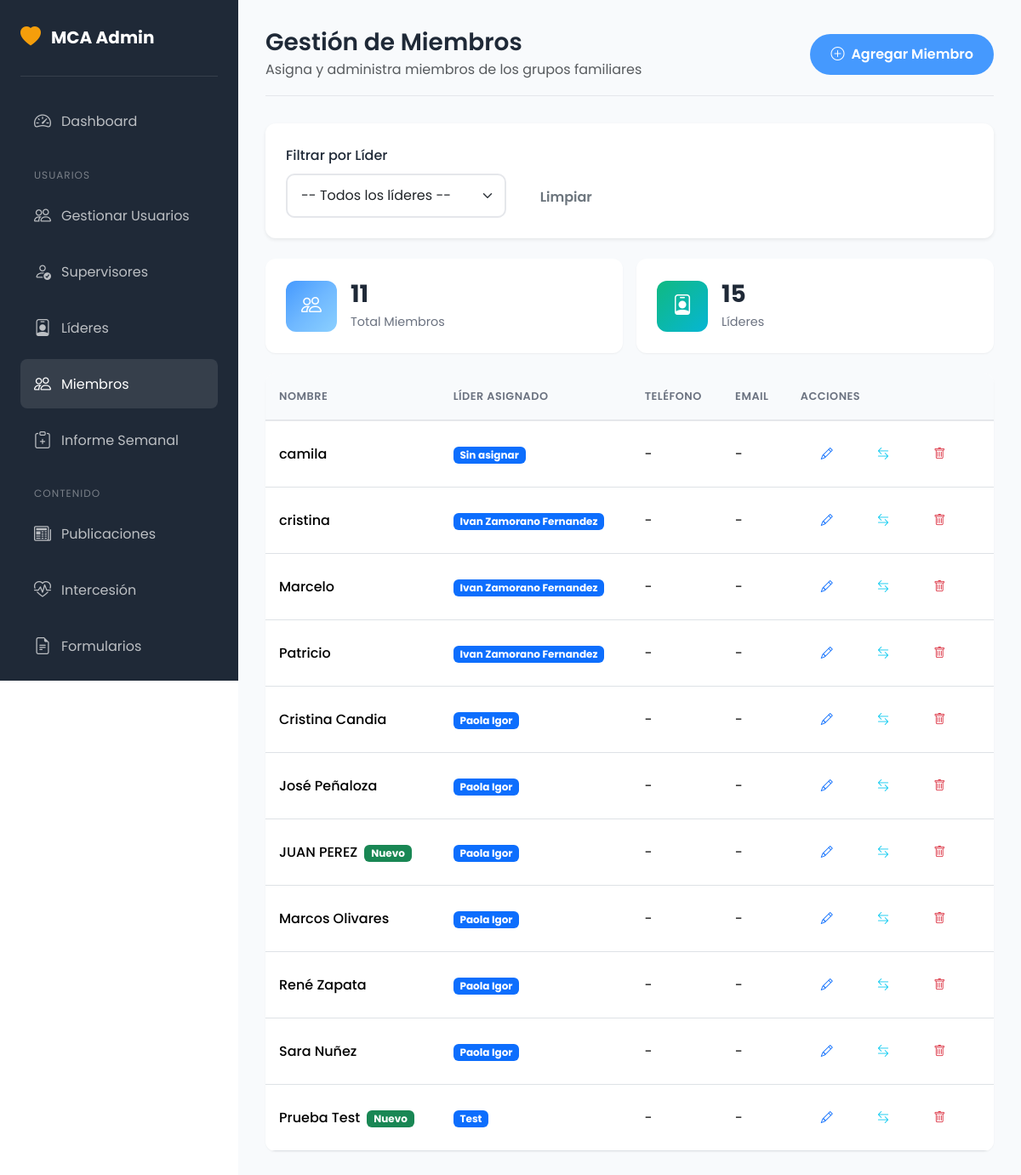
/MCA/admin/miembros.php (signed in), run on the app's committed database.
### tables this page shows
CREATE TABLE `miembros` (
  `id` int(11) NOT NULL,
  `lider_id` int(11) DEFAULT NULL,
  `nombre` varchar(100) NOT NULL,
  `telefono` varchar(20) DEFAULT NULL,
  `email` varchar(100) DEFAULT NULL,
  `direccion` text DEFAULT NULL,
  `fecha_nacimiento` date DEFAULT NULL,
  `notas` text DEFAULT NULL,
  `is_active` tinyint(1) NOT NULL DEFAULT 1,
  `created_at` timestamp NOT NULL DEFAULT current_timestamp(),
  `es_consolidacion` tinyint(1) DEFAULT 0,
  `esta_bautizado` tinyint(1) DEFAULT 0,
  `is_new` tinyint(1) NOT NULL DEFAULT 0
);

CREATE TABLE `users` (
  `id` int(11) NOT NULL,
  `username` varchar(50) NOT NULL,
  `email` varchar(100) NOT NULL,
  `password` varchar(255) NOT NULL,
  `full_name` varchar(100) NOT NULL,
  `phone` varchar(20) DEFAULT NULL,
  `role` enum('admin','supervisor','lider','consolidador','admin_jovenes','admin_mujeres','admin_varones','admin_juveniles','admin_niños','admin_intercesion','user') NOT NULL DEFAULT 'user',
  `is_active` tinyint(1) NOT NULL DEFAULT 1,
  `created_at` timestamp NOT NULL DEFAULT current_timestamp(),
  `updated_at` timestamp NOT NULL DEFAULT current_timestamp() ON UPDATE current_timestamp()
);

### MCA/includes/functions.php (called while the page is built, shortened)
<?php
function sanitize($input) {
    return htmlspecialchars(trim($input), ENT_QUOTES, 'UTF-8');
}

### MCA/admin/miembros.php (the view, shortened to what this page needs)
<?php
require_once __DIR__ . '/../includes/functions.php';
$pdo = getConnection();
$stmt = $pdo->query("SELECT id, full_name, username FROM users WHERE role = 'lider' AND is_active = 1 ORDER BY full_name");
$lideres = $stmt->fetchAll();
$sql = "SELECT m.*, u.full_name as lider_nombre, u.username as lider_username
        FROM miembros m
        LEFT JOIN users u ON m.lider_id = u.id
        WHERE m.is_active = 1";
$sql .= " ORDER BY u.full_name, m.nombre";
$miembros = $pdo->query($sql)->fetchAll();
$pageTitle = 'Gestión de Miembros';
?>
<!DOCTYPE html>
<html lang="es">
<head>
    <link href="https://cdn.jsdelivr.net/npm/bootstrap@5.3.2/dist/css/bootstrap.min.css" rel="stylesheet">
    <link href="https://cdn.jsdelivr.net/npm/bootstrap-icons@1.11.1/font/bootstrap-icons.css" rel="stylesheet">
    <link href="<?= BASE_URL ?>/public/css/diseño.css" rel="stylesheet">
</head>
<body>
    <?php include __DIR__ . '/sidebar.php'; ?>
    <div class="admin-content">
        <div class="admin-header">
            <div>
                <h1><?= $pageTitle ?></h1>
                <p class="text-muted mb-0">Asigna y administra miembros de los grupos familiares</p>
            </div>
            <button class="btn btn-primary" data-bs-toggle="modal" data-bs-target="#createModal">
                <i class="bi bi-plus-circle me-2"></i>Agregar Miembro
            </button>
        </div>
        <div class="card border-0 shadow-sm mb-4">
            <div class="card-body">
                <form method="GET" class="row g-3 align-items-end">
                    <div class="col-md-4">
                        <label class="form-label">Filtrar por Líder</label>
                        <select name="lider" class="form-select" onchange="this.form.submit()">
                            <option value="0">-- Todos los líderes --</option>
                        </select>
                    </div>
                    <div class="col-md-2">
                        <a href="<?= BASE_URL ?>/admin/miembros.php" class="btn btn-outline-secondary">Limpiar</a>
                    </div>
                </form>
            </div>
        </div>
        <div class="row g-3 mb-4">
            <div class="col-md-6">
                <div class="stat-card">
                    <div class="icon primary">
                        <i class="bi bi-people"></i>
                    </div>
                    <div class="info">
                        <h3><?= count($miembros) ?></h3>
                        <span>Total Miembros</span>
                    </div>
                </div>
            </div>
            <div class="col-md-6">
                <div class="stat-card">
                    <div class="icon success">
                        <i class="bi bi-person-badge"></i>
                    </div>
                    <div class="info">
                        <h3><?= count($lideres) ?></h3>
                        <span>Líderes</span>
                    </div>
                </div>
            </div>
        </div>
        <div class="data-table">
            <table class="table">
                <thead>
                    <tr>
                        <th>Nombre</th>
                        <th>Líder Asignado</th>
                        <th>Teléfono</th>
                        <th>Email</th>
                        <th>Acciones</th>
                    </tr>
                </thead>
                <tbody>
                    <?php foreach ($miembros as $m): ?>
                    <tr>
                        <td class="fw-medium">
                            <?= sanitize($m['nombre']) ?>
                            <?php if (!empty($m['is_new'])): ?>
                                <span class="badge bg-success ms-1">Nuevo</span>
                            <?php endif; ?>
                        </td>
                        <td>
                            <span class="badge bg-primary"><?= sanitize($m['lider_nombre'] ?? 'Sin asignar') ?></span>
                        </td>
                        <td><?= sanitize($m['telefono']) ?: '-' ?></td>
                        <td><?= sanitize($m['email'] ?? '') ?: '-' ?></td>
                        <td>
                            <button class="btn btn-sm btn-outline-primary" data-bs-toggle="modal" data-bs-target="#editModal<?= $m['id'] ?>" title="Editar">
                                <i class="bi bi-pencil"></i>
                            </button>
                            <button class="btn btn-sm btn-outline-info" data-bs-toggle="modal" data-bs-target="#reassignModal<?= $m['id'] ?>" title="Reasignar">
                                <i class="bi bi-arrow-left-right"></i>
                            </button>
                            <form method="POST" class="d-inline" onsubmit="return confirm('¿Eliminar este miembro?')">
                                <button type="submit" class="btn btn-sm btn-outline-danger" title="Eliminar">
                                    <i class="bi bi-trash"></i>
                                </button>
                            </form>
                        </td>
                    </tr>
                    <?php endforeach; ?>
                </tbody>
            </table>
        </div>
    </div>
</body>
</html>

### MCA/public/css/diseño.css (style rules this page uses)
:root { --primary-color: #4599FE; --primary-dark: #2f7CE6; --primary-light: #74B9FF; --secondary-color: #f59e0b; --secondary-dark: #d97706; --accent-color: #10b981; --dark-color: #1f2937; --light-color: #f3f4f6; --gradient-primary: linear-gradient(135deg, #4599FE 0%, #6FB8FF 50%, #8BD0FF 100%); --gradient-secondary: linear-gradient(135deg, #f59e0b 0%, #ef4444 100%); --gradient-accent: linear-gradient(135deg, #10b981 0%, #06b6d4 100%); --gradient-dark: linear-gradient(135deg, #1f2937 0%, #374151 100%); --font-primary: 'Poppins', sans-serif; --font-display: 'Playfair Display', serif; --shadow-sm: 0 1px 2px rgba(0,0,0,0.05); --shadow-md: 0 4px 6px -1px rgba(0,0,0,0.1), 0 2px 4px -1px rgba(0,0,0,0.06); --shadow-lg: 0 10px 15px -3px rgba(0,0,0,0.1), 0 4px 6px -2px rgba(0,0,0,0.05); --shadow-xl: 0 20px 25px -5px rgba(0,0,0,0.1), 0 10px 10px -5px rgba(0,0,0,0.04); --border-radius: 12px; --transition: all 0.3s ease; }
* { margin: 0; padding: 0; box-sizing: border-box; }
body { font-family: var(--font-primary); font-size: 16px; line-height: 1.7; color: var(--dark-color); background-color: #ffffff; overflow-x: hidden; }
html { overflow-x: hidden; }
h1, h2, h3, h4, h5, h6 { font-family: var(--font-primary); font-weight: 600; line-height: 1.3; margin-bottom: 1rem; }
a { text-decoration: none; transition: var(--transition); }
.btn { font-weight: 600; padding: 0.75rem 1.5rem; border-radius: 50px; transition: var(--transition); border: none; }
.btn-primary { background: var(--primary-color); color: white; }
.card { border: none; border-radius: var(--border-radius); overflow: hidden; transition: var(--transition); box-shadow: var(--shadow-md); background: white; }
.card-body { padding: 1.5rem; }
.form-control, .form-select { padding: 0.75rem 1rem; border-radius: 10px; border: 2px solid #e5e7eb; font-size: 1rem; transition: var(--transition); }
.form-label { font-weight: 500; margin-bottom: 0.5rem; color: var(--dark-color); }
.admin-content { margin-left: 280px; padding: 2rem; min-height: 100vh; background: #f8fafc; }
.admin-header { display: flex; justify-content: space-between; align-items: center; margin-bottom: 2rem; padding-bottom: 1rem; border-bottom: 1px solid #e5e7eb; }
.admin-header h1 { font-size: 1.75rem; margin-bottom: 0; }
.stat-card { background: white; border-radius: var(--border-radius); padding: 1.5rem; box-shadow: var(--shadow-sm); display: flex; align-items: center; gap: 1rem; }
.stat-card .icon { width: 60px; height: 60px; border-radius: 12px; display: flex; align-items: center; justify-content: center; font-size: 1.5rem; color: white; }
.stat-card .icon.primary { background: var(--gradient-primary); }
.stat-card .icon.success { background: var(--gradient-accent); }
.stat-card .info h3 { font-size: 1.75rem; font-weight: 700; margin-bottom: 0; }
.stat-card .info span { color: #6b7280; font-size: 0.9rem; }
.data-table { background: white; border-radius: var(--border-radius); box-shadow: var(--shadow-sm); overflow: hidden; }
.data-table .table { margin-bottom: 0; }
.data-table .table th { background: #f8fafc; font-weight: 600; text-transform: uppercase; font-size: 0.8rem; letter-spacing: 0.5px; color: #6b7280; border-bottom: 2px solid #e5e7eb; padding: 1rem; }
.data-table .table td { padding: 1rem; vertical-align: middle; }
.container, .container-fluid, .row { box-sizing: border-box; }

### data on the page
miembros: nombre "camila", lider_nombre "Sin asignar", telefono "-", email "-"
miembros: nombre "cristina", lider.full_name "Ivan Zamorano Fernandez", telefono "-", email "-"
miembros: nombre "Marcelo", lider.full_name "Ivan Zamorano Fernandez", telefono "-", email "-"
miembros: nombre "Patricio", lider.full_name "Ivan Zamorano Fernandez", telefono "-", email "-"
miembros: nombre "Cristina Candia", lider.full_name "Paola Igor", telefono "-", email "-"
miembros: nombre "José Peñaloza", lider.full_name "Paola Igor", telefono "-", email "-"
miembros: nombre "JUAN PEREZ", is_new "Nuevo", lider.full_name "Paola Igor", telefono "-", email "-"
miembros: nombre "Marcos Olivares", lider.full_name "Paola Igor", telefono "-", email "-"
miembros: nombre "René Zapata", lider.full_name "Paola Igor", telefono "-", email "-"
miembros: nombre "Sara Nuñez", lider.full_name "Paola Igor", telefono "-", email "-"
miembros: nombre "Prueba Test", is_new "Nuevo", lider.full_name "Test", telefono "-", email "-"

### other printed values
$pageTitle "Gestión de Miembros"
count($miembros) "11"
count($lideres) "15"
